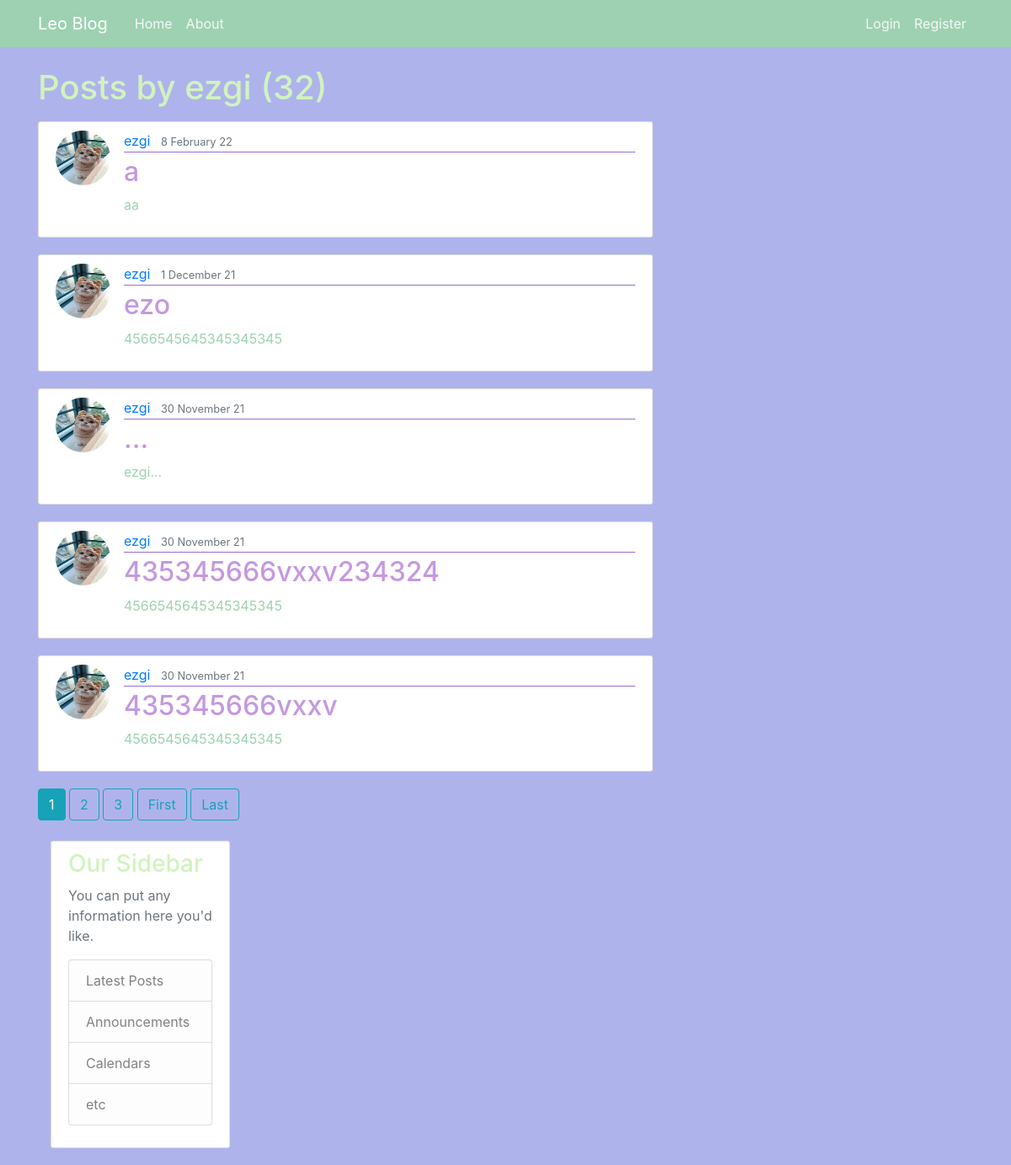
The page /user/ezgi/ on the database as committed earlier.
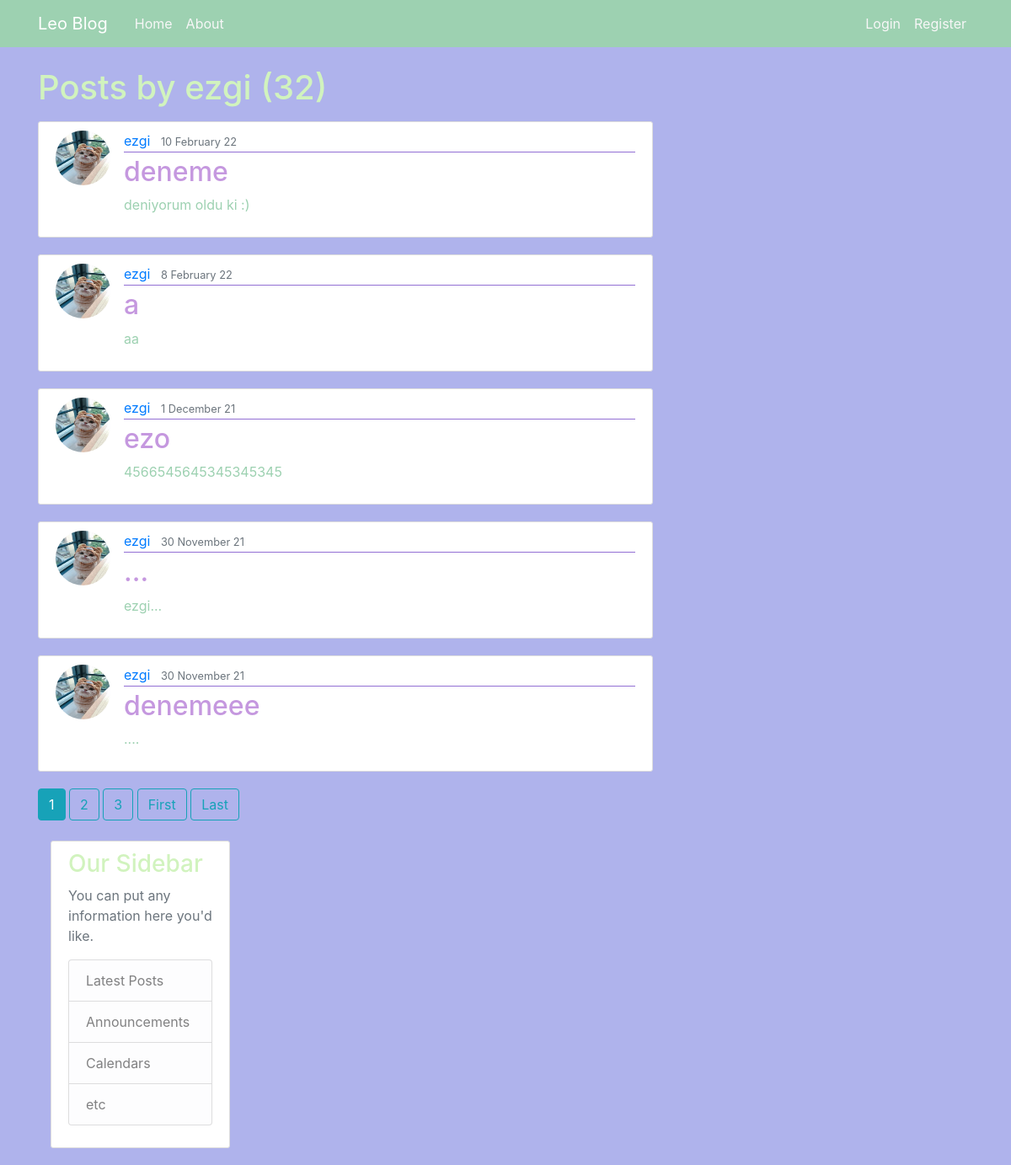
The same page on the database as committed later.
### blog/models.py (models this page shows, shortened)
class Post(models.Model):
    title = models.CharField(max_length=100)
    content = models.TextField()
    date_posted = models.DateTimeField(default=timezone.now)
    author = models.ForeignKey(User, on_delete=models.CASCADE)

### users/models.py (models this page shows, shortened)
class Profile(models.Model):
    GENDER_CHOICES = (('M', 'Male'),('F', 'Female'))
    CITIES=(('nicosia','nicosia'),('famagusta','famagusta'),('kyrenia','kyrenia'),('omorfo','omorfo'),('lefka','lefka'))
    PETS=(('petsareallowed','I have a pet or I am not against keeping pets at home.'),('petsarenotallowed',"I don't have a pet and I don't want any pets in my house."))
    SMOKE=(("smokingisallowed","I smoke or I am not against smoking in the home."),("smokingisnotallowed" , "I don't smoke and I don't want smoking in my home."))
    ALCHOOL=(("alchoolisallowed","I drink alcohol or I am not against alcohol consumption at home."),("alchoolisnotallowed","I do not drink alcohol and I do not want alcohol consumed in my home."))
    HOME=(("hashome","I have a house and I am looking for a roommate for my house."),("nohome","I do not have a house, I am looking for a house and roommate."))
    user = models.OneToOneField(User, on_delete=models.CASCADE,null=True)
    image = models.ImageField(default='default.jpeg', upload_to='profile_pics')
    name = models.CharField(max_length=100,null=True)
    surname = models.CharField(max_length=100,null=True)
    gender = models.CharField(choices=GENDER_CHOICES, max_length=100,null=True)
    age= models.CharField(max_length=50,null=True)
    city= models.CharField(choices=CITIES, max_length=100,null=True)
    cityofarival= models.CharField(max_length=100,null=True)
    school= models.CharField(max_length=100,null=True)
    department= models.CharField(max_length=100,null=True)
    pets= models.CharField(choices=PETS, max_length=100,null=True)
    smoke= models.CharField(choices=SMOKE, max_length=100,null=True)
    alchool= models.CharField(choices=ALCHOOL, max_length=100,null=True)
    home=models.CharField(choices=HOME, max_length=100,null=True)

### blog/views.py (the view)
# urls.py: path('user/<str:username>/',UserPostListView.as_view(),name='user-posts'),
class UserPostListView(ListView):
    model = Post
    template_name = 'blog/user_post.html'
    context_object_name ='posts'
    paginate_by = 5
    def get_queryset(self):
        user = get_object_or_404(User, username=self.kwargs.get("username"))
        return Post.objects.filter(author=user).order_by("-date_posted")

### blog/templates/blog/user_post.html (shortened to what this page needs)
{% extends "blog/base.html" %}
{% block content %}
    <h1 class = "mb-3">Posts by {{ view.kwargs.username }} ({{ page_obj.paginator.count }})</h1>
    {% for post in posts %}
        <article class="media content-section">
            <img class="rounded-circle article-img" src="{{post.author.profile.image.url}}">
            <div class="media-body">
            <div class="article-metadata">
                <a class="mr-2" href="{% url 'blog:user-posts' post.author.username %}">{{ post.author }}</a>
                <small class="text-muted">{{ post.date_posted|date:"j F y" }}</small>
            </div>
            <h2><a class="article-title" href="{% url 'blog:blog-home-post' post.pk %}">{{ post.title }}</a></h2>
            <p class="article-content">{{ post.content }}</p>
            </div>
        </article>
    {% endfor %}
    {% if is_paginated %}
        {% for num in page_obj.paginator.page_range %}
            {% if page_obj.number == num %}
                <a class="btn btn-info mb-4" href="?page={{ num }}">{{ num }}</a>
            {% elif num > page_obj.number|add:"-3" and num < page_obj.number|add:"3"%}
                <a class="btn btn-outline-info mb-4" href="?page={{ num }}">{{ num }}</a>
            {% endif %}
        {% endfor %}
        {% if page_obj.has_next %}
            <a class="btn btn-outline-info mb-4" href="?page={{page_obj.next_page_number}}">First</a>
            <a class="btn btn-outline-info mb-4" href="?page={{ page_obj.paginator.num_pages }}">Last</a>
        {% endif %}
    {% endif %}
    <div class="col-md-4">
        <div class="content-section">
        <h3>Our Sidebar</h3>
        <p class='text-muted'>You can put any information here you'd like.
            <ul class="list-group">
            <li class="list-group-item list-group-item-light">Latest Posts</li>
            <li class="list-group-item list-group-item-light">Announcements</li>
            <li class="list-group-item list-group-item-light">Calendars</li>
            <li class="list-group-item list-group-item-light">etc</li>
            </ul>
        </p>
        </div>
      </div>
{% endblock content %}

### blog/templates/blog/base.html (shortened to what this page needs)
{% load static %}
<!DOCTYPE html>
<html>
<head>
    <link rel="stylesheet" href="https://maxcdn.bootstrapcdn.com/bootstrap/4.0.0/css/bootstrap.min.css">
    <link rel="stylesheet" type="text/css" href="{% static 'blog/main.css' %}" >
</head>
<body>
    <header class="site-header">
        <nav class="navbar navbar-expand-md navbar-dark bg-steel fixed-top">
          <div class="container">
            <a class="navbar-brand mr-4" href="{% url 'blog:blog-home' %}">Leo Blog</a>
            <div class="collapse navbar-collapse" id="navbarToggle">
              <div class="navbar-nav mr-auto">
                <a class="nav-item nav-link" href="{% url 'blog:blog-home' %}">Home</a>
                <a class="nav-item nav-link" href="{% url 'blog:blog-about' %}">About</a>
              </div>
              <div class="navbar-nav">
                {% if user.is_authenticated %}
               <a class="nav-item nav-link" href="{% url 'blog:post-create' %}">New Post</a>
                <a class="nav-item nav-link" href="{% url 'profile' %}">Profile</a>
                <a class="nav-item nav-link" href="{% url 'logout' %}">Logout</a>
                {% else %}
                  <a class="nav-item nav-link" href="{% url 'login' %}">Login</a>
                  <a class="nav-item nav-link" href="{% url 'register' %}">Register</a>
                {% endif %}
              </div>
            </div>
          </div>
        </nav>
      </header>
    <main role="main" class="container">
        <div class="row">
        <div class="col-md-8">
          {% block content %}{% endblock %}
        </div>
     </div>
    </main>
</body>
</html>

### blog/static/blog/main.css (style rules this page uses)
body { background: #afb3ec; color: #9dd1b1; margin-top: 5rem; }
h1, h2, h3, h4, h5, h6 { color: #d1f3be; }
ul { margin: 0; }
.bg-steel { background-color: #9dd1b1; }
.site-header .navbar-nav .nav-link { color: #f7f7f7; }
.content-section { background: #ffffff; padding: 10px 20px; border: 1px solid #dddddd; border-radius: 3px; margin-bottom: 20px; }
.article-title { color: #c598df; }
.article-content { white-space: pre-line; }
.article-img { height: 65px; width: 65px; margin-right: 16px; }
.article-metadata { padding-bottom: 1px; margin-bottom: 4px; border-bottom: 1px solid #926fd4 }

Rows that differ between the two databases and show on the page:
removed Post: author.profile.image (picture), author "ezgi", date_posted "30 November 21", title "435345666vxxv234324", content "4566545645345345345"
added Post: author.profile.image (picture), author "ezgi", date_posted "10 February 22", title "deneme", content "deniyorum oldu ki :)"
changed Post: title "435345666vxxv" → "denemeee"; content "4566545645345345345" → "...."
